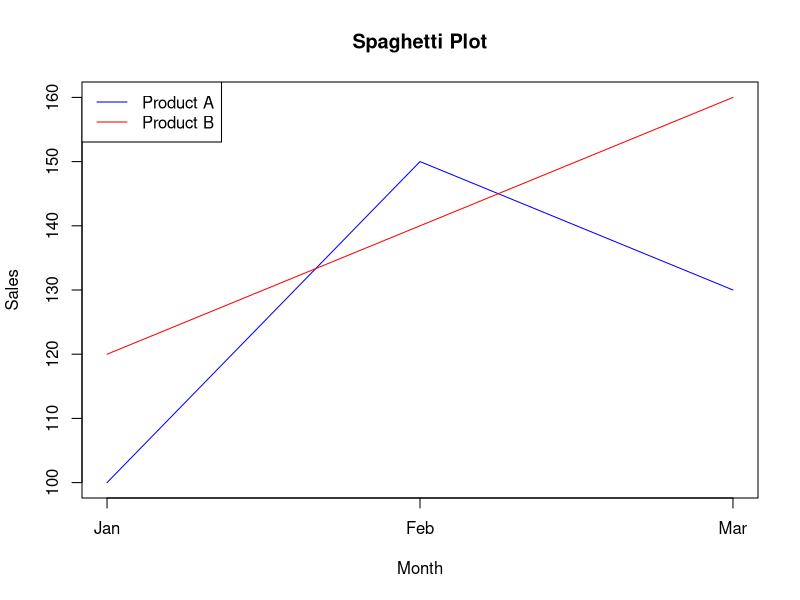

This figure's R source:
# Data
month <- c("Jan", "Feb", "Mar")
sales_A <- c(100, 150, 130)
sales_B <- c(120, 140, 160)

# Plot for Product A and B
matplot(1:3, cbind(sales_A, sales_B), type = "l", lty = 1, col = c("blue", "red"), xlab = "Month", ylab = "Sales", xaxt = "n", main = "Spaghetti Plot")
axis(1, at = 1:3, labels = month)

# Add legend
legend("topleft", legend = c("Product A", "Product B"), col = c("blue", "red"), lty = 1)
